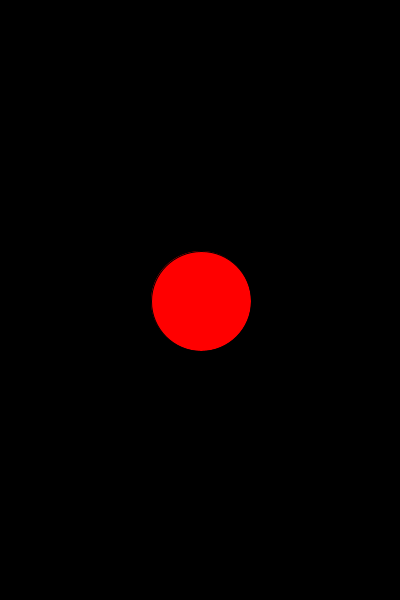
Frame 1 (no input)
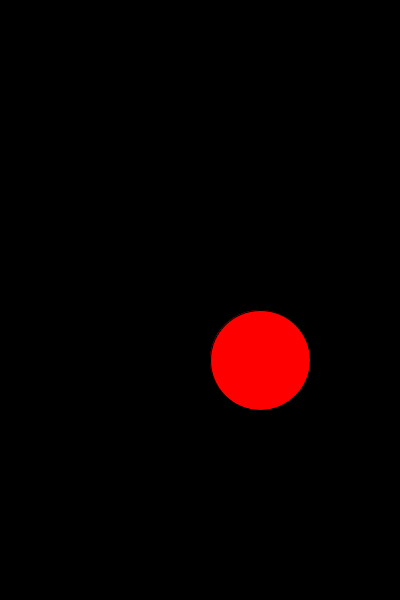
Frame 60 (the mouse pressed at the canvas centre just before this capture)
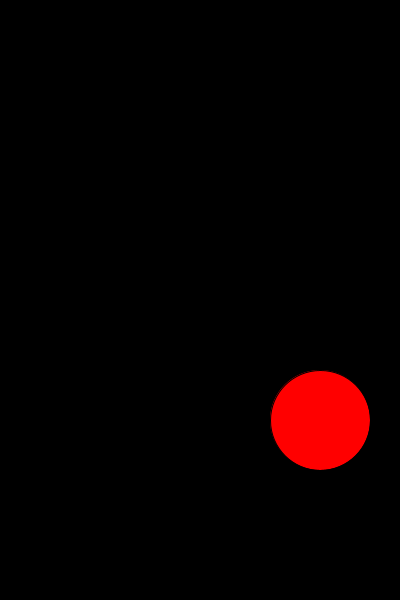
Frame 120 (the mouse held since frame 60 and released just before this capture)

The Processing sketch that drew these frames (run headless with seeded random() and noise(); from frame 60 on, the mouse is pressed at the canvas centre):

// Processing sketch: processing_105351
// ── processing_105351.pde

float xPos; //ball x
float yPos; //ball y
float xVel = 1; //speed for animation on x
float yVel = 1; //speed for animation on y
int xDir;
int yDir;
int xRad = 100; //radius for ellipse on x
int yRad = 100; // radius for ellipse on y

void setup(){ // info that won't change
   size (400,600); //frame size
   background (0); // background color
   xPos = width/2; //x start position mid of width
   yPos = height/2; //y start position mid of height
   
}

void draw(){
  background (0); //refreshes background
  frameRate (60); //sets the frame rate to 60 
  xPos = xPos + xVel; //adds speed to x position
  yPos = yPos + yVel; //adds speed to y position
  
  
  if (xPos <= xRad/2){ // if x position is less then the x radious of the ellipse
    xVel = 1;
    } // then increase 
    else if (xPos >= width - xRad/2){ // if the x position is greater then the  x radious of the ellipse
    xVel = -2;}// then decrease
  
  if (yPos <= yRad/2){ // if x position is less then the y radious of the ellipse
    yVel = 1;
    } // then increase
    else if (yPos >= height - yRad/2){ // if the x position is greater then the  x radious of the ellipse
    yVel = -2;
    } // then decrease
    
  
  fill (255,0,0); // sets the fill for the ball as red
  ellipse (xPos, yPos, xRad, yRad); // draws the ellips using the variables

}
